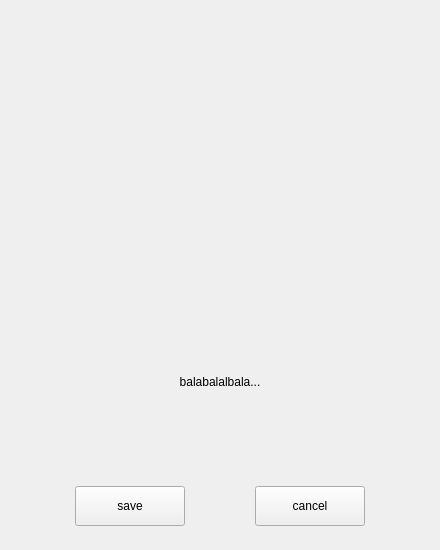
<?xml version="1.0" encoding="UTF-8"?>
<ui version="4.0">
 <class>FingerprintEnrollDialog</class>
 <widget class="QWidget" name="FingerprintEnrollDialog">
  <property name="geometry">
   <rect>
    <x>0</x>
    <y>0</y>
    <width>440</width>
    <height>550</height>
   </rect>
  </property>
  <property name="windowTitle">
   <string>FingerprintEnrollDialog</string>
  </property>
  <layout class="QVBoxLayout" name="verticalLayout">
   <property name="spacing">
    <number>0</number>
   </property>
   <property name="leftMargin">
    <number>4</number>
   </property>
   <property name="topMargin">
    <number>4</number>
   </property>
   <property name="rightMargin">
    <number>4</number>
   </property>
   <property name="bottomMargin">
    <number>4</number>
   </property>
   <item>
    <widget class="KiranColorBlock" name="widget" native="true">
     <layout class="QVBoxLayout" name="verticalLayout_2">
      <property name="spacing">
       <number>0</number>
      </property>
      <property name="leftMargin">
       <number>0</number>
      </property>
      <property name="topMargin">
       <number>0</number>
      </property>
      <property name="rightMargin">
       <number>0</number>
      </property>
      <property name="bottomMargin">
       <number>0</number>
      </property>
      <item>
       <spacer name="verticalSpacer">
        <property name="orientation">
         <enum>Qt::Vertical</enum>
        </property>
        <property name="sizeHint" stdset="0">
         <size>
          <width>20</width>
          <height>40</height>
         </size>
        </property>
       </spacer>
      </item>
      <item alignment="Qt::AlignHCenter">
       <widget class="EnrollProgressBar" name="enrollProgress" native="true">
        <property name="sizePolicy">
         <sizepolicy hsizetype="Fixed" vsizetype="Fixed">
          <horstretch>0</horstretch>
          <verstretch>0</verstretch>
         </sizepolicy>
        </property>
        <property name="minimumSize">
         <size>
          <width>274</width>
          <height>274</height>
         </size>
        </property>
        <property name="maximumSize">
         <size>
          <width>274</width>
          <height>260</height>
         </size>
        </property>
        <property name="accessibleName">
         <string>EnrollProgressBar</string>
        </property>
        <layout class="QHBoxLayout" name="horizontalLayout_2"/>
       </widget>
      </item>
      <item>
       <layout class="QHBoxLayout" name="horizontalLayout_3">
        <property name="topMargin">
         <number>20</number>
        </property>
        <property name="bottomMargin">
         <number>20</number>
        </property>
        <item>
         <widget class="QLabel" name="label_msg">
          <property name="sizePolicy">
           <sizepolicy hsizetype="Expanding" vsizetype="Preferred">
            <horstretch>0</horstretch>
            <verstretch>0</verstretch>
           </sizepolicy>
          </property>
          <property name="accessibleName">
           <string>EnrollTips</string>
          </property>
          <property name="text">
           <string>balabalalbala...</string>
          </property>
          <property name="alignment">
           <set>Qt::AlignCenter</set>
          </property>
         </widget>
        </item>
       </layout>
      </item>
      <item>
       <spacer name="verticalSpacer_3">
        <property name="orientation">
         <enum>Qt::Vertical</enum>
        </property>
        <property name="sizeHint" stdset="0">
         <size>
          <width>20</width>
          <height>40</height>
         </size>
        </property>
       </spacer>
      </item>
      <item>
       <layout class="QHBoxLayout" name="horizontalLayout">
        <property name="spacing">
         <number>0</number>
        </property>
        <property name="bottomMargin">
         <number>20</number>
        </property>
        <item>
         <spacer name="horizontalSpacer_2">
          <property name="orientation">
           <enum>Qt::Horizontal</enum>
          </property>
          <property name="sizeHint" stdset="0">
           <size>
            <width>40</width>
            <height>20</height>
           </size>
          </property>
         </spacer>
        </item>
        <item>
         <widget class="QPushButton" name="btn_save">
          <property name="sizePolicy">
           <sizepolicy hsizetype="Fixed" vsizetype="Fixed">
            <horstretch>0</horstretch>
            <verstretch>0</verstretch>
           </sizepolicy>
          </property>
          <property name="minimumSize">
           <size>
            <width>110</width>
            <height>40</height>
           </size>
          </property>
          <property name="maximumSize">
           <size>
            <width>110</width>
            <height>40</height>
           </size>
          </property>
          <property name="accessibleName">
           <string>ButtonSave</string>
          </property>
          <property name="text">
           <string>save</string>
          </property>
         </widget>
        </item>
        <item>
         <spacer name="horizontalSpacer">
          <property name="orientation">
           <enum>Qt::Horizontal</enum>
          </property>
          <property name="sizeHint" stdset="0">
           <size>
            <width>40</width>
            <height>20</height>
           </size>
          </property>
         </spacer>
        </item>
        <item>
         <widget class="QPushButton" name="btn_cancel">
          <property name="sizePolicy">
           <sizepolicy hsizetype="Fixed" vsizetype="Fixed">
            <horstretch>0</horstretch>
            <verstretch>0</verstretch>
           </sizepolicy>
          </property>
          <property name="minimumSize">
           <size>
            <width>110</width>
            <height>40</height>
           </size>
          </property>
          <property name="maximumSize">
           <size>
            <width>110</width>
            <height>40</height>
           </size>
          </property>
          <property name="accessibleName">
           <string>ButtonCancel</string>
          </property>
          <property name="text">
           <string>cancel</string>
          </property>
         </widget>
        </item>
        <item>
         <spacer name="horizontalSpacer_3">
          <property name="orientation">
           <enum>Qt::Horizontal</enum>
          </property>
          <property name="sizeHint" stdset="0">
           <size>
            <width>40</width>
            <height>20</height>
           </size>
          </property>
         </spacer>
        </item>
       </layout>
      </item>
     </layout>
    </widget>
   </item>
  </layout>
 </widget>
 <customwidgets>
  <customwidget>
   <class>EnrollProgressBar</class>
   <extends>QWidget</extends>
   <header location="global">enroll-progressbar.h</header>
   <container>1</container>
  </customwidget>
  <customwidget>
   <class>KiranColorBlock</class>
   <extends>QWidget</extends>
   <header location="global">kiran-color-block.h</header>
   <container>1</container>
  </customwidget>
 </customwidgets>
 <resources/>
 <connections/>
</ui>
